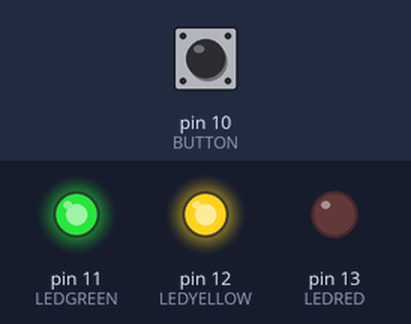
Bench run of a sketch on a simulated Arduino Uno, built with avr-gcc and run on an emulated ATmega328P. Shown: output pins drawn as LEDs (lit = HIGH). The test bench sets the inputs (shaded band); at power-on: pin 10 (BUTTON) HIGH.

Above: at 1.2 s.
1.3 s: pin 10 (BUTTON) pulled LOW for 0.15 s
At 2.7 s:
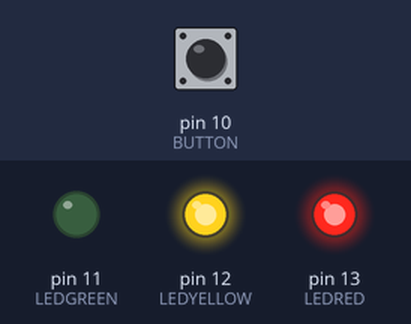
4.4 s: pin 10 (BUTTON) pulled LOW for 1 s
At 5.8 s:
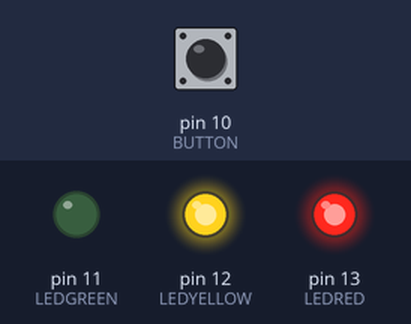
8.4 s: pin 10 (BUTTON) pulled LOW for 3.2 s
At 13.1 s:
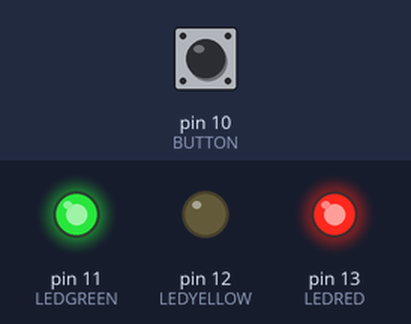
Timing chart, 0 to 14.8 s (numbered marks = the images above; inputs shaded):
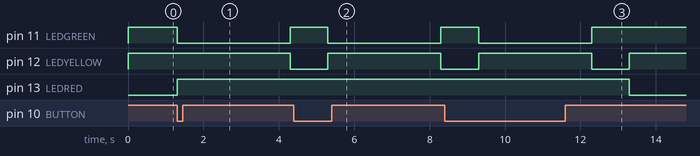

The sketch:

trafficlights.ino
```cpp
const int LEDRED = 13;
const int LEDGREEN = 11;
const int LEDYELLOW = 12;
const int BUTTON = 10;
int buttonState = 0;

void setup() {
 Serial.begin(9600); // this tells me what the status is of my software
 pinMode(LEDRED, OUTPUT);
 pinMode(LEDGREEN, OUTPUT);
 pinMode(LEDYELLOW, OUTPUT);
 pinMode(BUTTON, INPUT);
 digitalWrite(LEDRED, LOW); //red light starts on
 digitalWrite(LEDGREEN, HIGH); //green light starts off
 digitalWrite(LEDYELLOW, HIGH); //yellow light starts off
}

void loop() {
  int buttonState = digitalRead(BUTTON); //read whatever the button is doing and store it
  if (buttonState == LOW){
    digitalWrite(LEDRED, HIGH);
    digitalWrite(LEDGREEN, LOW);
    delay(3000);
    digitalWrite(LEDGREEN, HIGH); //after 3s turn off the green led
    digitalWrite(LEDYELLOW, LOW);
    delay(1000);
    digitalWrite(LEDYELLOW, HIGH);
    digitalWrite(LEDRED, LOW);
 }
}
```

Measured:
- after the input at 1.3 s, pin 11 (LEDGREEN): HIGH → LOW at once, → HIGH 3.0 s later; pin 12 (LEDYELLOW): HIGH → LOW after 3.0 s; pin 13 (LEDRED): LOW → HIGH at once
- after the input at 4.4 s, pin 11 (LEDGREEN): HIGH → LOW after 0.90 s, → HIGH 3.0 s later; pin 13 (LEDRED): stays HIGH (without the input it goes to LOW after 0.90 s)
- after the input at 8.4 s, pin 11 (LEDGREEN): HIGH → LOW after 0.90 s, → HIGH 3.0 s later; pin 13 (LEDRED): HIGH → LOW after 4.9 s instead of 0.90 s
